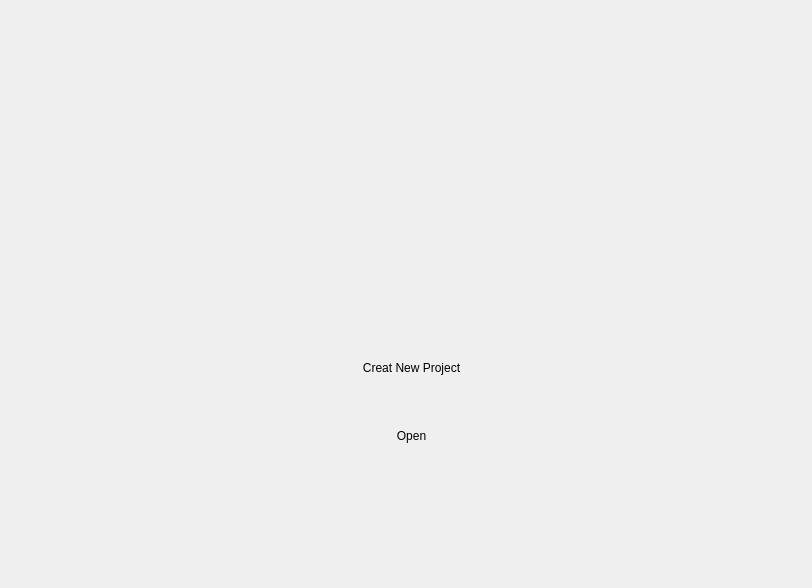
<?xml version="1.0" encoding="UTF-8"?>
<ui version="4.0">
 <class>Dialog</class>
 <widget class="QDialog" name="Dialog">
  <property name="geometry">
   <rect>
    <x>0</x>
    <y>0</y>
    <width>812</width>
    <height>588</height>
   </rect>
  </property>
  <property name="windowTitle">
   <string>Welcome</string>
  </property>
  <layout class="QVBoxLayout" name="verticalLayout">
   <item>
    <layout class="QHBoxLayout" name="horizontalLayout">
     <item>
      <layout class="QVBoxLayout" name="verticalLayout_2">
       <item>
        <widget class="QLabel" name="label">
         <property name="text">
          <string/>
         </property>
         <property name="pixmap">
          <pixmap>../icons/quill-drawing-a-line.svg</pixmap>
         </property>
         <property name="alignment">
          <set>Qt::AlignCenter</set>
         </property>
        </widget>
       </item>
       <item>
        <widget class="QWidget" name="widget" native="true">
         <widget class="QWidget" name="verticalLayoutWidget_2">
          <property name="geometry">
           <rect>
            <x>320</x>
            <y>20</y>
            <width>161</width>
            <height>171</height>
           </rect>
          </property>
          <layout class="QVBoxLayout" name="verticalLayout_3">
           <item>
            <widget class="QPushButton" name="push_button_create">
             <property name="text">
              <string>Creat New Project</string>
             </property>
             <property name="icon">
              <iconset>
               <normaloff>../icons/add-24px.svg</normaloff>../icons/add-24px.svg</iconset>
             </property>
             <property name="flat">
              <bool>true</bool>
             </property>
            </widget>
           </item>
           <item>
            <widget class="QPushButton" name="push_button_open">
             <property name="text">
              <string>Open</string>
             </property>
             <property name="icon">
              <iconset>
               <normaloff>../icons/folder_open-24px.svg</normaloff>../icons/folder_open-24px.svg</iconset>
             </property>
             <property name="default">
              <bool>false</bool>
             </property>
             <property name="flat">
              <bool>true</bool>
             </property>
            </widget>
           </item>
          </layout>
         </widget>
        </widget>
       </item>
      </layout>
     </item>
    </layout>
   </item>
  </layout>
 </widget>
 <resources/>
 <connections/>
</ui>
